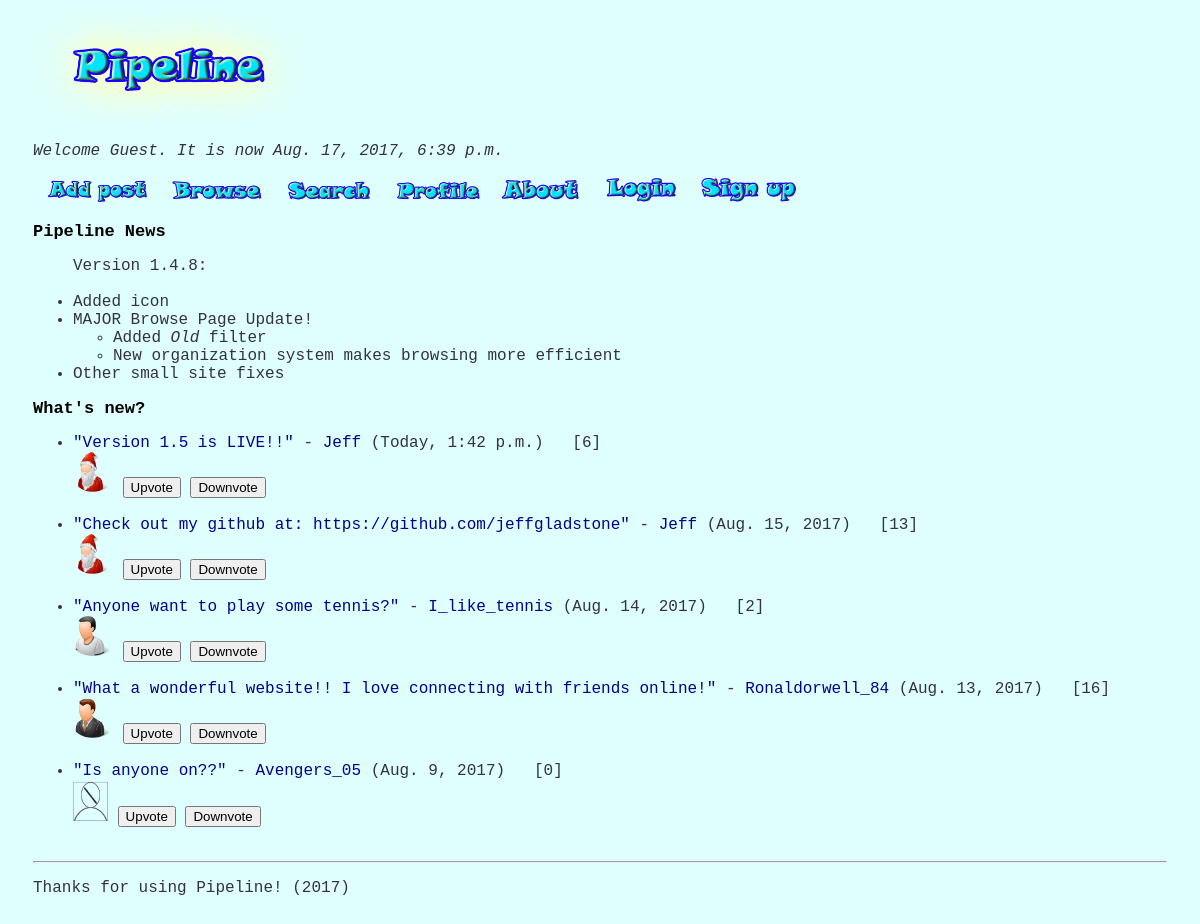
The page / on the database its author committed.
### posts/models.py (models this page shows, shortened)
class Post(models.Model):
    message = models.CharField(max_length=100)
    post_date = models.DateTimeField()
    user = models.ForeignKey(User, null = True, blank = True)
    votes = models.IntegerField()

### pipeline/views.py (the view)
# urls.py: url(r'^$', homepage),
def homepage(request):
    first_name = 'guest'
    now = datetime.datetime.now()
    posts = sort_posts_recent(Post.objects.all())
    posts = posts[0:5]             #Cuts list of posts short for homepage
    if request.user.username:
        username = request.user.username
        first_name = request.user.first_name
    else:
        username = 'guest'
    return render(request, 'homepage.html', {'current_date': now, 'posts': posts, 'username': username, 'first_name': first_name})

### pipeline/views.py (called while the page is built)
def sort_posts_recent(posts_data):
    post_tuples = [(single_post.post_date, single_post) for single_post in posts_data]
    sorted_posts = [item[1] for item in sorted(post_tuples, key=lambda tup: tup[0], reverse=True)]
    return sorted_posts

### templates/homepage.html (shortened to what this page needs)
{% extends "base.html" %}
{% block content %}
<p><i>Welcome {{ first_name | capfirst }}. It is now {{ current_date }}</i></p>
{% load static %}
<a href = "addpost"><img src = "{% static 'pipeline/add_post.png' %}" alt = "Add Post" width = "130px" ></a>
<a href = "browse/new/1"><img src = "{% static 'pipeline/browse.png' %}" alt = "Browse" width = "100px" ></a> &nbsp;
<a href = "search"><img src = "{% static 'pipeline/search_term.png' %}" alt = "Search" width = "100px" ></a> &nbsp;
{% if user.username %}
<a href = "profile/{{request.user.id}}"><img src = "{% static 'pipeline/profile.png' %}" alt = "Profile" width = "95px" ></a> &nbsp;
{% else %}
<a href = "profile/0"><img src = "{% static 'pipeline/profile.png' %}" alt = "Profile" width = "95px" ></a> &nbsp;
{% endif %}
<a href = "about"><img src = "{% static 'pipeline/about.png' %}" alt = "About" width = "85px" ></a> &nbsp;&nbsp;
{% if username == 'guest' %}
<a href = "login"><img src = "{% static 'pipeline/login.png' %}" alt = "Login" width = "85px" ></a> &nbsp;
<a href = "signup"><img src = "{% static 'pipeline/signup.png' %}" alt = "Sign Up" width = "105px" ></a> &nbsp;
{% endif %}
<h2>Pipeline News</h2>
<ul>Version 1.4.8:
    <li>Added icon</li>
    <li>MAJOR Browse Page Update!
        <ul><li>Added <i>Old</i> filter</li>
        <li>New organization system makes browsing more efficient</li></ul>
    </li>
    <li>Other small site fixes</li>
</ul>
<h2>What's new?</h2>
<ul>
	{% for post in posts %}
	<li><a href = "/post/{{post.id}}">"{{ post.message }}"</a> - <a href = "/profile/{{post.user.id}}">{{ post.user.username | capfirst }}</a> {% if post.post_date.date == current_date.date %}(Today, {{ post.post_date.time }}){% else %}({{ post.post_date.date }}){% endif %} &nbsp; [{{ post.votes }}]</li>
{% if post.user.profile.avatar == 'no_avatar' %}<img src = "{% static 'avatars/no_avatar.png' %}" alt = "No Avatar" width = "35px">
        {% elif post.user.profile.avatar == 'avatar1' %}<img src = "{% static 'avatars/avatar1.png' %}" alt = "Avatar 1" width = "40px">
        {% elif post.user.profile.avatar == 'avatar2' %}<img src = "{% static 'avatars/avatar2.png' %}" alt = "Avatar 2" width = "40px">
        {% elif post.user.profile.avatar == 'avatar3' %}<img src = "{% static 'avatars/avatar3.png' %}" alt = "Avatar 3" width = "40px">
        {% elif post.user.profile.avatar == 'avatar4' %}<img src = "{% static 'avatars/avatar4.png' %}" alt = "Avatar 4" width = "40px">
        {% elif post.user.profile.avatar == 'avatar5' %}<img src = "{% static 'avatars/avatar5.png' %}" alt = "Avatar 5" width = "40px">
        {% elif post.user.profile.avatar == 'avatar6' %}<img src = "{% static 'avatars/avatar6.png' %}" alt = "Avatar 6" width = "40px">
        {% elif post.user.profile.avatar == 'avatar7' %}<img src = "{% static 'avatars/avatar7.png' %}" alt = "Avatar 7" width = "40px">
        {% elif post.user.profile.avatar == 'avatar8' %}<img src = "{% static 'avatars/avatar8.png' %}" alt = "Avatar 8" width = "40px">
        {% elif post.user.profile.avatar == 'avatar9' %}<img src = "{% static 'avatars/avatar9.png' %}" alt = "Avatar 9" width = "40px">
        {% elif post.user.profile.avatar == 'avatar10' %}<img src = "{% static 'avatars/avatar10.png' %}" alt = "Avatar 10" width = "40px">{% endif %}</li>
<form action="/post/{{post.id}}" method="get">
	<input type="submit" name = "q" value="Upvote"></form>
<form action="/post/{{post.id}}" method="get">
	<input type="submit" name = "q" value="Downvote">
</form>
{% endfor %}
</ul>
{% endblock %}

### templates/base.html (style rules this page uses)
h2 { font-family: monospace; color: black; font-size: 17px; text-decoration: bold }
ul, p { font-family: monospace; color: #333339; font-size: 16px; }
a { font-family: monospace; color: darkblue; text-decoration: none; font-size: 16px; }
body { background-color: #DFFFFF; display: block; padding: 5px 25px; }
form { display: inline-block; }

### rows shown on the page
Post: message "Version 1.5 is LIVE!!", user.username "Jeff", post_date.time "1:42 p.m.", votes "6"
Post: message "Check out my github at: https://github.com/jeffgladstone", user.username "Jeff", post_date "Aug. 15, 2017", votes "13"
Post: message "Anyone want to play some tennis?", user.username "I_like_tennis", post_date "Aug. 14, 2017", votes "2"
Post: message "What a wonderful website!! I love connecting with friends online!", user.username "Ronaldorwell_84", post_date "Aug. 13, 2017", votes "16"
Post: message "Is anyone on??", user.username "Avengers_05", post_date "Aug. 9, 2017", votes "0"

### other values the page prints
{{ first_name | capfirst }} "Guest"
